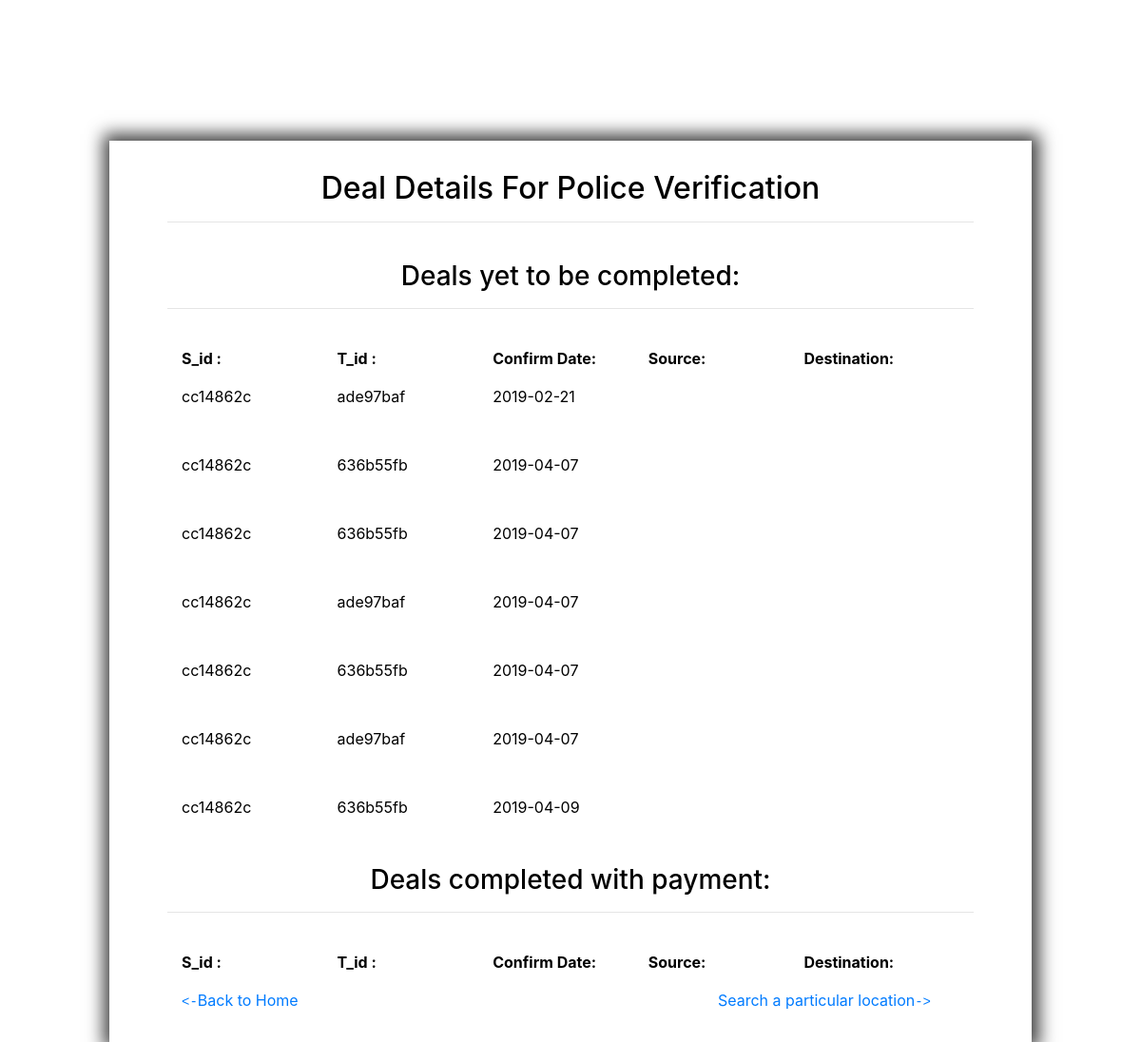
The app's page /Admin/police.php (signed in) with its own data.
### tables this page shows
CREATE TABLE `deal` (
  `D_id` int(10) NOT NULL,
  `Ad_id` int(11) NOT NULL,
  `S_id` int(11) NOT NULL,
  `T_id` int(11) NOT NULL,
  `B_id` int(11) NOT NULL,
  `conform_date` date NOT NULL,
  `price` int(10) NOT NULL,
  `d_status` tinyint(1) NOT NULL,
  `order_id` varchar(30) NOT NULL
);

### Admin/police.php (the view, shortened to what this page needs)
<?php
require ('session.php');
?>
<!DOCTYPE html>
<html lang="en">
  <head>
        <link href="css/font-awesome.min.css" rel="stylesheet">
        <link href="css/bootstrap.min.css" rel="stylesheet">
        <link rel="stylesheet" href="https://stackpath.bootstrapcdn.com/bootstrap/4.3.1/css/bootstrap.min.css">
        <link href="vendors/revolution/css/settings.css" rel="stylesheet">
        <link href="vendors/revolution/css/layers.css" rel="stylesheet">
        <link href="vendors/revolution/css/navigation.css" rel="stylesheet">
        <link href="vendors/owl-carousel/owl.carousel.min.css" rel="stylesheet">
        <link href="vendors/magnify-popup/magnific-popup.css" rel="stylesheet">
        <link href="css/style.css" rel="stylesheet">
        <link href="css/responsive.css" rel="stylesheet">
    <link rel="stylesheet" href="https://maxcdn.bootstrapcdn.com/bootstrap/4.0.0/css/bootstrap.min.css"/>
    <link rel="stylesheet" href="https://use.fontawesome.com/releases/v5.5.0/css/all.css"/>
    <link rel="stylesheet" type="text/css" href="css/logreg.css"/>
  </head>
  <body>
  <div class="container-fluid">
      <div class="row">
         <div class="col-md-10 col-sm-8 col-xs-12 center_div" style="margin-top:9%;">
            <form class="form-container1" action="Lvalidate.php" method="post">
              <b><h2 align="center">Deal Details For Police Verification</h2></b><hr><br>
              <h3 align="center">Deals yet to be completed:</h3><hr><br>
              <div class="row container">
                  <div class="col">
                       <p><b>S_id :</b></p>
                  </div>
                  <div class="col">
                    <p><b>T_id :</b></p>
                  </div>
                  <div class="col">
                       <p><b>Confirm Date:</b></p>
                  </div>
                  <div class="col">
                      <p><b>Source:</b></p>
                  </div>
                    <div class="col">
                       <p><b>Destination:</b></p>
                    </div>
               </div>
                  <?php
                    $query="SELECT * from deal where d_status='0'";
                    $result= mysqli_query($con,$query) or die(myqli_error($con));
                    if(mysqli_num_rows($result)>0)
                      {
                          while($row=mysqli_fetch_array($result))
                            {
                              $ad_id=$row['Ad_id'];
                                  $query1="SELECT * from ad where Ad_id='$ad_id'";
                                  $result1= mysqli_query($con,$query1) or die(mysqli_error($con));
                                  if(mysqli_num_rows($result1)>0)
                                    {   while ($row1=mysqli_fetch_array($result1))
                                        {
                    ?>
                                    <div class="row container">
                                        <div class="col">
                                           <?php print substr(md5($row['S_id']),-8); ?>
                                        </div>
                                        <div class="col">
                                           <?php print substr(md5($row['T_id']),-8); ?>
                                        </div>
                                        <div class="col">
                                           <?php echo $row['conform_date']; ?>
                                        </div>
                                        <div class="col">
                                        </div>
                                          <div class="col">
                                         </div>
                                     </div>
                                     <br><br>
                     <?php
                              }
                            }
                          }
                        }
                        ?>
              <h3 align="center">Deals completed with payment:</h3><hr><br>
                        <div class="row container">
                            <div class="col">
                                 <p><b>S_id :</b></p>
                            </div>
                            <div class="col">
                              <p><b>T_id :</b></p>
                            </div>
                            <div class="col">
                                 <p><b>Confirm Date:</b></p>
                            </div>
                            <div class="col">
                                <p><b>Source:</b></p>
                            </div>
                              <div class="col">
                                 <p><b>Destination:</b></p>
                              </div>
                         </div>
                      <div class="row container">
                             <div class="col-6" style="text-align:left;">
                                 <a href="adm_login.php"> <code><-</code>Back to Home</a>
                             </div>
                             <div class="col-6" style="text-align:right;">
                                 <a href="adm-Srch.php"> Search a particular location<code>-></code></a>
                             </div>
                      </div>
               </div>
      </div>
    </div>
  </body>
</html>

### css/style.css (style rules this page uses)
a { text-decoration: none; }
body { line-height: 28px; font-size: 15px; font-family: "Roboto", sans-serif; font-weight: 500; }
body, p, h1, h2, h3, h4, h5, h6 { margin: 0px; padding: 0px; }
.form-container1 { border: 1px solid #fff; padding:30px 60px; margin-top:5vh; color:black; background-color:White; webkit-box-shadow: 1px 0px 17px 7px rgba(0,0,0,0.75); -moz-box-shadow: 1px 0px 17px 7px rgba(0,0,0,0.75); box-shadow: 1px 0px 17px 7px rgba(0,0,0,0.75); }

### Admin/css/logreg.css (style rules this page uses)
.center_div { margin: 0 auto; width:80%; }
.form-container1 { border: 1px solid #fff; padding:30px 60px; margin-top:5vh; color:black; background-color:White; webkit-box-shadow: 1px 0px 17px 7px rgba(0,0,0,0.75); -moz-box-shadow: 1px 0px 17px 7px rgba(0,0,0,0.75); box-shadow: 1px 0px 17px 7px rgba(0,0,0,0.75); }

### Admin/police.php (style rules this page uses)
body { height: 100%; width:100%; }

### records on screen
deal: S "cc14862c", T "ade97baf", conform_date "2019-02-21"
deal: S "cc14862c", T "636b55fb", conform_date "2019-04-07"
deal: S "cc14862c", T "636b55fb", conform_date "2019-04-07"
deal: S "cc14862c", T "ade97baf", conform_date "2019-04-07"
deal: S "cc14862c", T "636b55fb", conform_date "2019-04-07"
deal: S "cc14862c", T "ade97baf", conform_date "2019-04-07"
deal: S "cc14862c", T "636b55fb", conform_date "2019-04-09"
